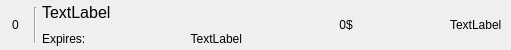
<?xml version="1.0" encoding="UTF-8"?>
<ui version="4.0">
 <class>IncomeListItem</class>
 <widget class="QWidget" name="IncomeListItem">
  <property name="geometry">
   <rect>
    <x>0</x>
    <y>0</y>
    <width>511</width>
    <height>50</height>
   </rect>
  </property>
  <property name="minimumSize">
   <size>
    <width>0</width>
    <height>50</height>
   </size>
  </property>
  <property name="maximumSize">
   <size>
    <width>16777215</width>
    <height>50</height>
   </size>
  </property>
  <property name="windowTitle">
   <string>Form</string>
  </property>
  <layout class="QHBoxLayout" name="horizontalLayout">
   <property name="spacing">
    <number>0</number>
   </property>
   <property name="leftMargin">
    <number>0</number>
   </property>
   <property name="topMargin">
    <number>0</number>
   </property>
   <property name="rightMargin">
    <number>0</number>
   </property>
   <property name="bottomMargin">
    <number>0</number>
   </property>
   <item>
    <widget class="QWidget" name="Holder" native="true">
     <property name="styleSheet">
      <string notr="true"/>
     </property>
     <layout class="QHBoxLayout" name="horizontalLayout_2">
      <property name="spacing">
       <number>6</number>
      </property>
      <property name="leftMargin">
       <number>3</number>
      </property>
      <property name="topMargin">
       <number>0</number>
      </property>
      <property name="rightMargin">
       <number>9</number>
      </property>
      <property name="bottomMargin">
       <number>0</number>
      </property>
      <item>
       <widget class="QLabel" name="Number">
        <property name="minimumSize">
         <size>
          <width>25</width>
          <height>0</height>
         </size>
        </property>
        <property name="maximumSize">
         <size>
          <width>25</width>
          <height>16777215</height>
         </size>
        </property>
        <property name="styleSheet">
         <string notr="true">background: transparent;</string>
        </property>
        <property name="text">
         <string>0</string>
        </property>
        <property name="alignment">
         <set>Qt::AlignCenter</set>
        </property>
       </widget>
      </item>
      <item>
       <widget class="Line" name="Line">
        <property name="maximumSize">
         <size>
          <width>2</width>
          <height>36</height>
         </size>
        </property>
        <property name="styleSheet">
         <string notr="true"/>
        </property>
        <property name="orientation">
         <enum>Qt::Vertical</enum>
        </property>
       </widget>
      </item>
      <item>
       <widget class="QWidget" name="widget" native="true">
        <property name="styleSheet">
         <string notr="true">background: transparent;</string>
        </property>
        <layout class="QVBoxLayout" name="verticalLayout">
         <property name="spacing">
          <number>3</number>
         </property>
         <property name="leftMargin">
          <number>0</number>
         </property>
         <property name="topMargin">
          <number>0</number>
         </property>
         <property name="rightMargin">
          <number>0</number>
         </property>
         <property name="bottomMargin">
          <number>0</number>
         </property>
         <item>
          <widget class="QLabel" name="Name">
           <property name="minimumSize">
            <size>
             <width>200</width>
             <height>0</height>
            </size>
           </property>
           <property name="font">
            <font>
             <pointsize>12</pointsize>
            </font>
           </property>
           <property name="styleSheet">
            <string notr="true">background: transparent;</string>
           </property>
           <property name="text">
            <string>TextLabel</string>
           </property>
          </widget>
         </item>
         <item>
          <layout class="QHBoxLayout" name="horizontalLayout_3">
           <item>
            <widget class="QLabel" name="ExpiresLabel">
             <property name="text">
              <string>Expires:</string>
             </property>
            </widget>
           </item>
           <item>
            <widget class="QLabel" name="ExpirationTime">
             <property name="font">
              <font>
               <pointsize>9</pointsize>
              </font>
             </property>
             <property name="styleSheet">
              <string notr="true">background: transparent;</string>
             </property>
             <property name="text">
              <string>TextLabel</string>
             </property>
             <property name="alignment">
              <set>Qt::AlignRight|Qt::AlignTrailing|Qt::AlignVCenter</set>
             </property>
            </widget>
           </item>
          </layout>
         </item>
        </layout>
       </widget>
      </item>
      <item>
       <spacer name="horizontalSpacer">
        <property name="orientation">
         <enum>Qt::Horizontal</enum>
        </property>
        <property name="sizeHint" stdset="0">
         <size>
          <width>41</width>
          <height>20</height>
         </size>
        </property>
       </spacer>
      </item>
      <item>
       <widget class="QLabel" name="Amount">
        <property name="styleSheet">
         <string notr="true">background: transparent;</string>
        </property>
        <property name="text">
         <string>0$</string>
        </property>
        <property name="alignment">
         <set>Qt::AlignCenter</set>
        </property>
       </widget>
      </item>
      <item>
       <spacer name="horizontalSpacer_2">
        <property name="orientation">
         <enum>Qt::Horizontal</enum>
        </property>
        <property name="sizeHint" stdset="0">
         <size>
          <width>40</width>
          <height>20</height>
         </size>
        </property>
       </spacer>
      </item>
      <item>
       <widget class="QLabel" name="Category">
        <property name="text">
         <string>TextLabel</string>
        </property>
       </widget>
      </item>
     </layout>
    </widget>
   </item>
  </layout>
 </widget>
 <resources/>
 <connections/>
</ui>
